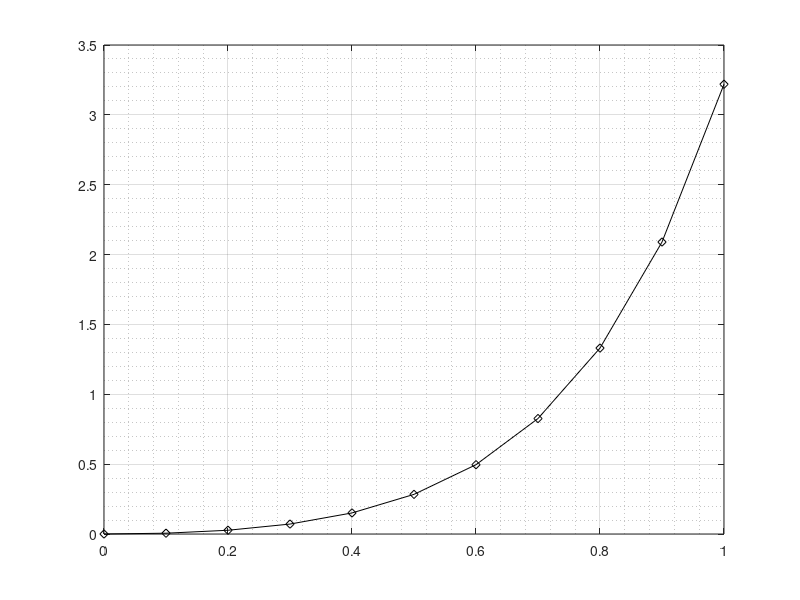

This figure's MATLAB source: (Note: this script raises an error after producing the figure.)
# Calculo Octave solucion ODE
#Ej4TP7
clear all
clc; clf
inter = [0,1];
h = 0.1;
L = (inter(2)-inter(1))/h;
t = linspace(inter(1),inter(2),L+1)';

# Caso I
f = @(t,y) t*exp(3*t) - 2*y;
y0 = 0; # valor inicial

# Caso II
%f =@(t,y) -2*y;
%y0 = 3;

# Caso III
%f =@(t,y) -cos(2*pi*t.^2)-t*y;
%y0 = 2;
%dfy = @(t) -t;

# Exacta
fex=@(t) (t.*exp(3*t))./5 - (exp(3*t))./25 + (exp(-2*t))./25;
fex = fex(t);

%fex = @(t) 3*exp(-2*t);
%fex = fex(t);

figure(1)
# ploteamos la exacta
plot(t,fex,'k-d')
grid on
grid minor
hold on
 
%========================================================
dfy = @(t) -2;
[tcn, wcn] = Crank_Nicholson_Newton(f,dfy,0,1,0,L,100,0.00001);
[tea, wea] = euler_atras_nw(f, dfy, 0, 1, 0, L, 100, 0.00001);
[tE,wE] = euler(f,inter(1),inter(2),y0,L);
%========================================================
plot(tcn,wcn,'m-o')
plot(tea,wea,'g-*')
plot(tE,wE,'b-*')

title('PVI - Metodo de Crank-Nicholson con Newton-Eulercon Newton y Euler')
xlabel('Tiempo [s]')
ylabel('Solucion PVI')
legend('fex','CN-NR','Euler-Atras','Euler')
hold off

% calculamos el error absoluto Exacta - CN y el relativo

ErrorCN = abs(fex - wcn);
ErrorCN_rel = abs(fex - wcn)./abs(fex);

ErrorEA = abs(fex - wea);
ErrorEA_rel = abs(fex - wea)./abs(fex);

ErrorE = abs(fex - wE);
ErrorE_rel = abs(fex - wE)./abs(fex);


figure(2)
semilogy(tcn,ErrorCN,'b-*')
hold on
semilogy(tea,ErrorEA,'r-*')
semilogy(tE,ErrorE,'c-*')

semilogy(tcn,ErrorCN_rel,'k-o')
semilogy(tea,ErrorEA_rel,'m-d')
semilogy(tE,ErrorE_rel,'c-d')
title('PVI - Error')
xlabel('Tiempo [s]')
ylabel('Error Global')
legend('ErrorCN','ErrorEA','ErrorE','ErrorCN-Rel','ErrorEA-Rel','ErrorE-Rel')
grid on
grid minor

